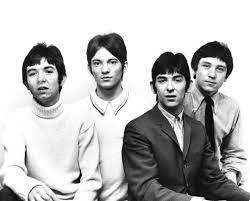
#> input picture my_image.jpeg, 250 x 201 px
$ python crop_image.py
#> lines starting #> are read from the running program, lines starting #| are printed output that depends on the picture
import  cv2

img = cv2.imread("my_image.jpeg")
#> img is the input picture: shape (201, 250, 3); min 0, max 255, mean 186.2

height, width = img.shape[:2]
#> height = 201; width = 250

start_row, start_column = int(height * 0.15), int(width * 0.15)
#> start_row = 30; start_column = 37

end_row, end_column = int(height * 0.65), int(width * 0.65)
#> end_row = 130; end_column = 162

cropped = img[start_row:end_row, start_column:end_column]
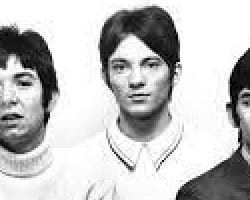
#> cropped: shape (100, 125, 3) (shown 2 times larger); min 0, max 255, mean 194.4

cv2.imshow("Cropped", cropped)
cv2.imshow("Original", img)

cv2.waitKey(0)
